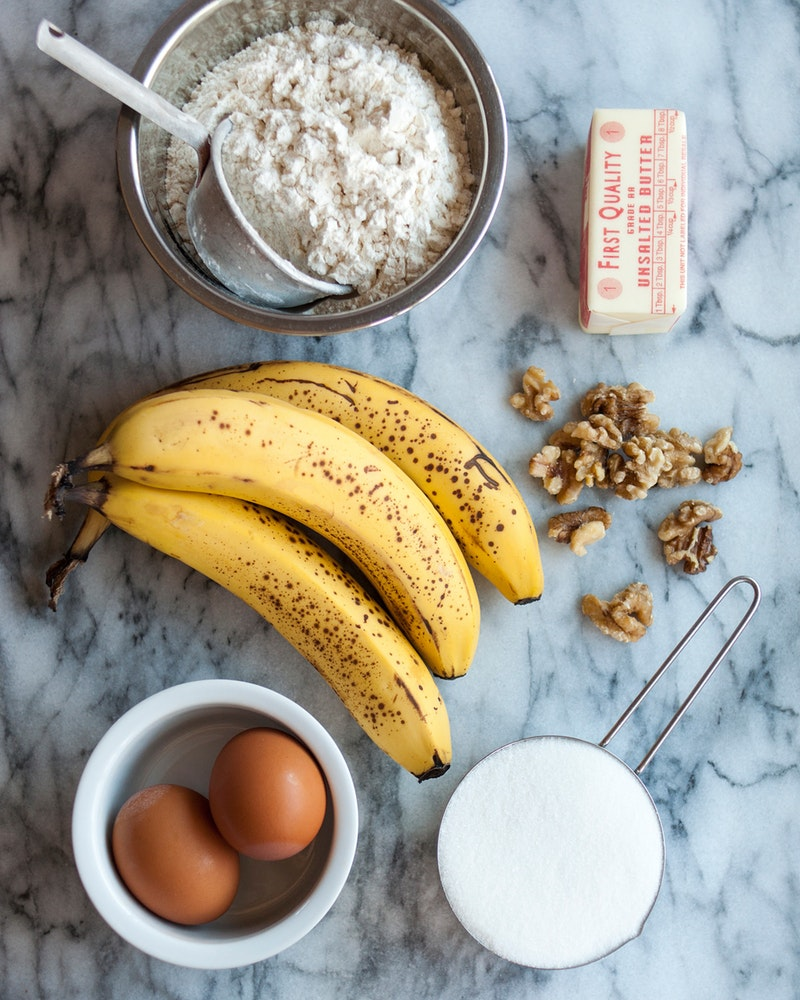
#> input picture Image Processing/Face detect/banana2.jpg, 800 x 1000 px
$ python 'Face detector.py'
#> lines starting #> are read from the running program, lines starting #| are printed output that depends on the picture; after the words box and inside, x2 and y2 are one past the last pixel; in counts of white or black regions, pixels touching at a corner belong together
import cv2
imagePath = "banana2.jpg"
cascPath = "banana.xml"
# http://alereimondo.no-ip.org/OpenCV/34

faceCascade = cv2.CascadeClassifier(cascPath)

image = cv2.imread(imagePath)
#> image is the input picture: shape (1000, 800, 3); mean B, G, R 143.8, 154.2, 157.8
gray = cv2.imread(imagePath,cv2.IMREAD_GRAYSCALE)
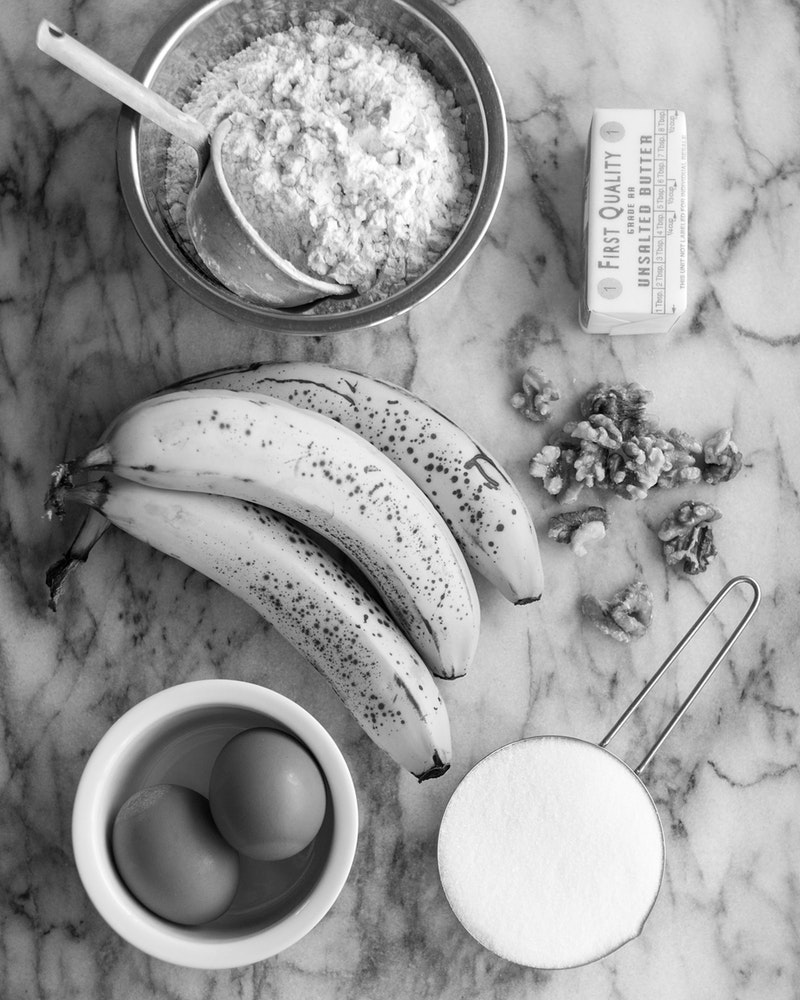
#> gray: shape (1000, 800); min 0, max 255, mean 154.1
# Detect faces in the image
faces = faceCascade.detectMultiScale(
    gray,
    scaleFactor=3,
    minNeighbors=2
    #minSize=(30, 30)
    #flags = cv2.CASCADE_SCALE_IMAGE
)
#> faces = [[88, 52, 80, 40], [405, 536, 240, 120], [84, 860, 240, 120]]

for (x, y, w, h) in faces:
    cv2.rectangle(image, (x, y), (x+w, y+h), (0, 255, 0), 2)
#> this loop made 3 passes
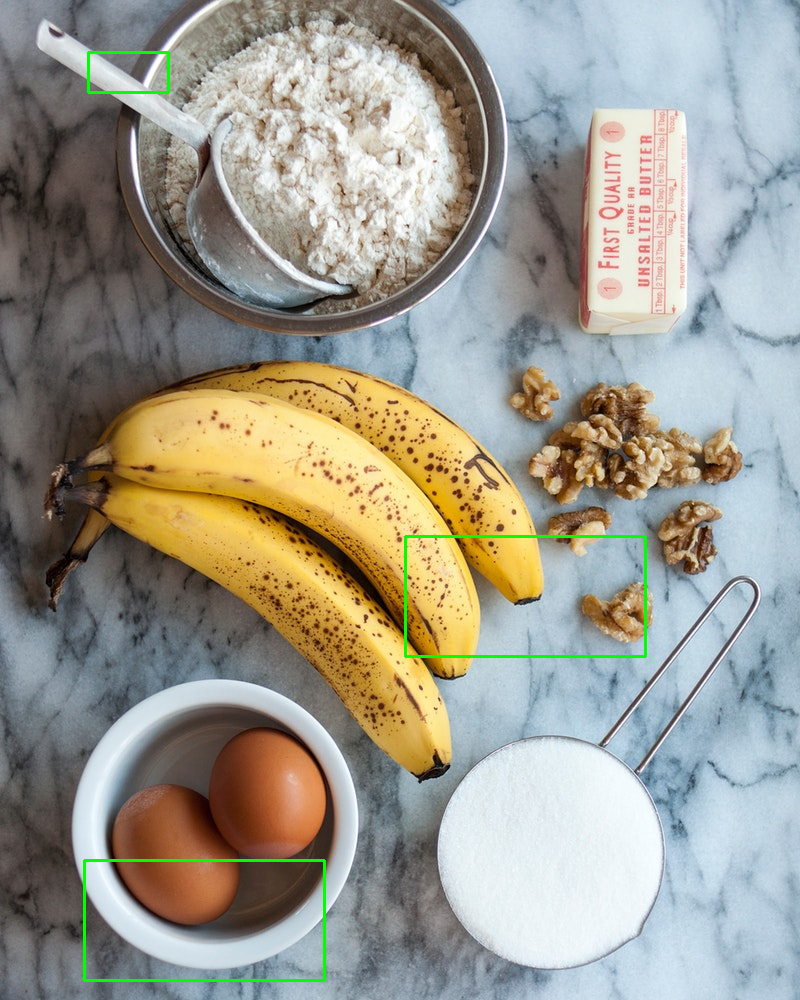
#> image: shape (1000, 800, 3); 0.63% of pixels changed, all inside (x1, y1, x2, y2) = (83, 51, 647, 982)


#cv2.namedWindow('image',cv2.WINDOW_NORMAL)
#cv2.resizeWindow('image', 1000,750)
cv2.imshow("image",image)
cv2.waitKey(0)

$ run again, with Image Processing/Face detect/1.JPG copied over Image Processing/Face detect/banana2.jpg
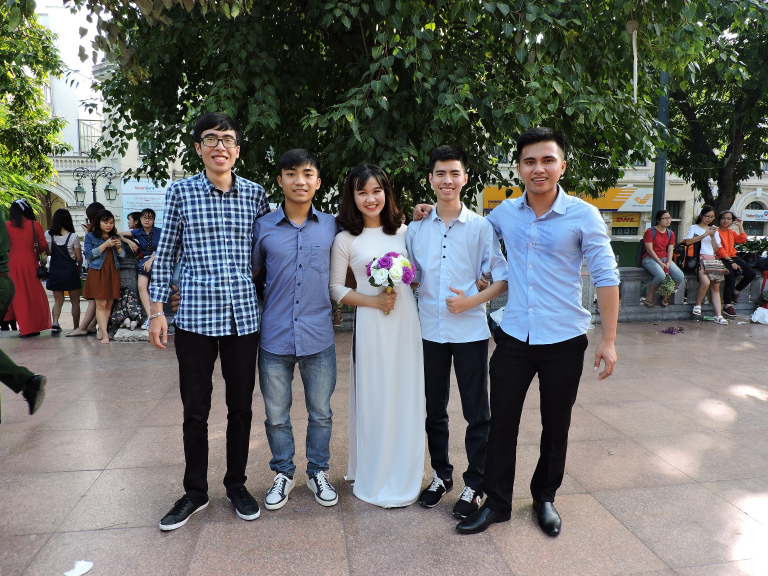
#> input picture Image Processing/Face detect/1.JPG, 2304 x 1728 px (shown at 1/3 size)
#> image is the input picture: shape (1728, 2304, 3); mean B, G, R 107.2, 109.4, 108.2
#> `gray = cv2.imread(imagePath,cv2.IMREAD_GRAYSCALE)`:
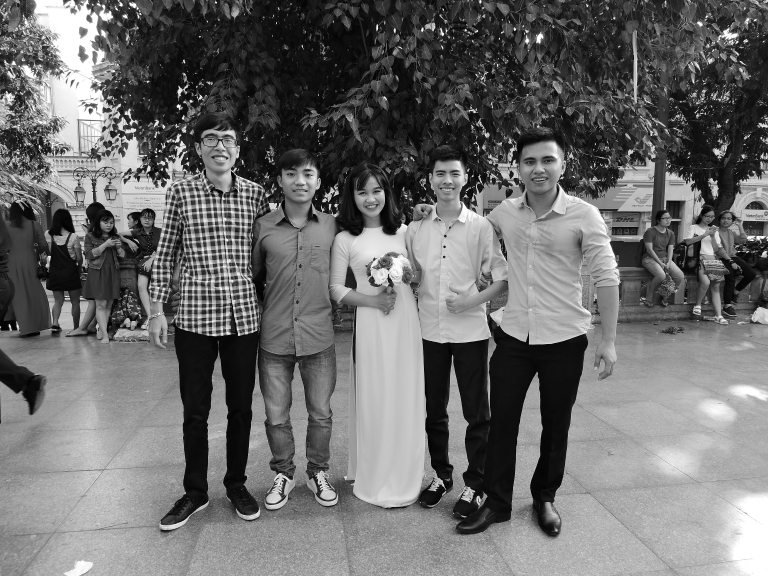
#> gray: shape (1728, 2304) (shown at 1/3 size); min 0, max 255, mean 108.8
#> faces = [[630, 496, 80, 40], [1608, 829, 80, 40], [1344, 832, 80, 40], [1652, 860, 80, 40], [944, 1483, 80, 40], [1187, 1485, 80, 40], [780, 1493, 80, 40], [706, 1525, 80, 40], [499, 1546, 80, 40], [465, 1554, 80, 40]]
#> the loop `for (x, y, w, h) in faces:` made 10 passes
#> (x, y) on passes 1 to 8: (630, 496), (1608, 829), (1344, 832), (1652, 860), (944, 1483), (1187, 1485), (780, 1493), (706, 1525)
#> after the loop `for (x, y, w, h) in faces:`:
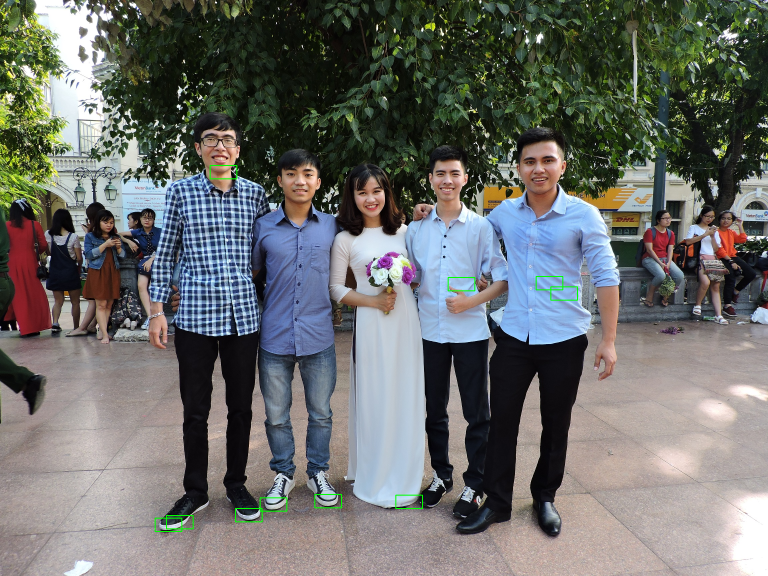
#> image: shape (1728, 2304, 3) (shown at 1/3 size); 0.18% of pixels changed, all inside (x1, y1, x2, y2) = (464, 495, 1734, 1596)
